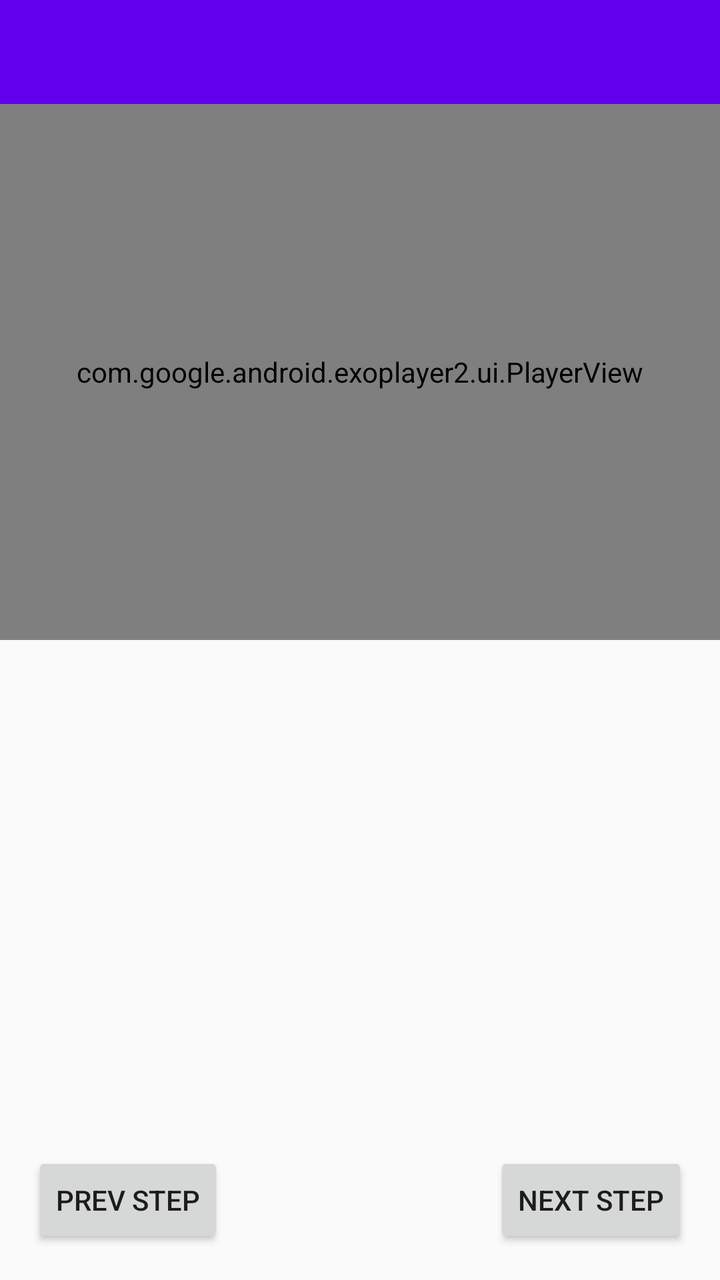
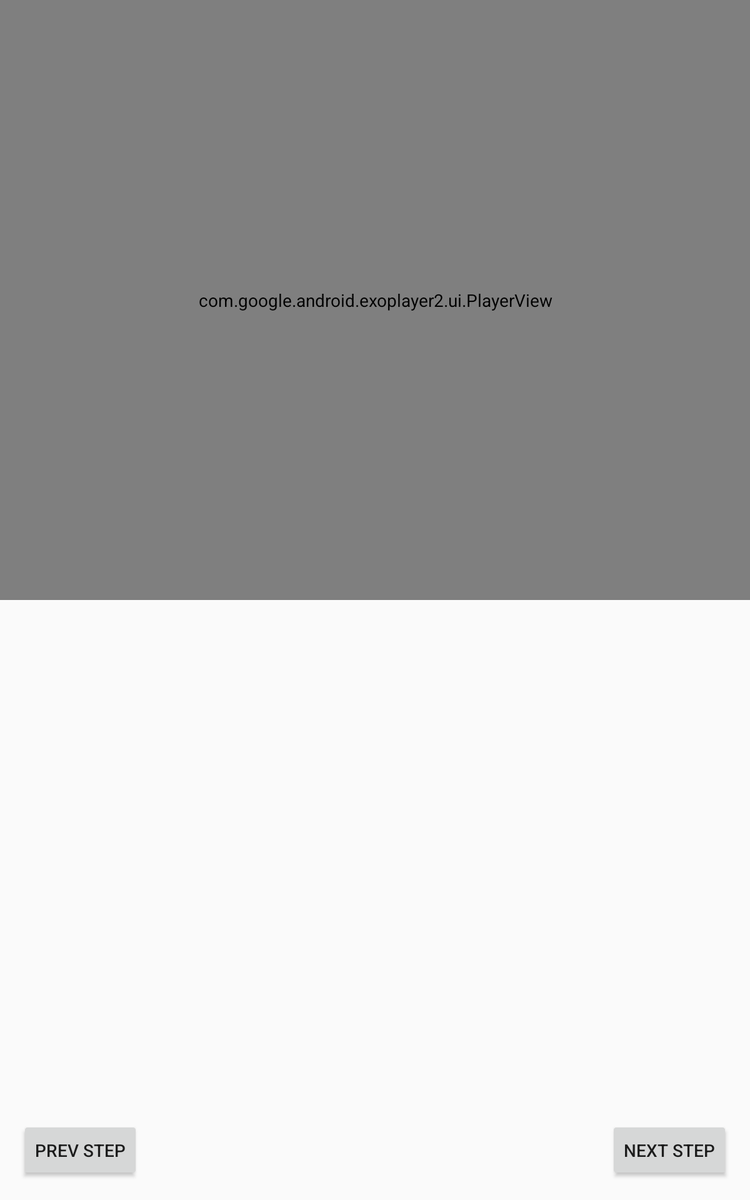

The same Android screen from two of the app's own layout files: first res/layout/ as a phone draws it, then the repository's variant for another configuration, drawn on a device whose configuration selects that folder. Both files follow.
<!-- AndroidManifest.xml: application theme AppTheme -->
<!-- res/layout/fragment_media_player.xml -->
<?xml version="1.0" encoding="utf-8"?>
<android.support.constraint.ConstraintLayout xmlns:android="http://schemas.android.com/apk/res/android"
    xmlns:app="http://schemas.android.com/apk/res-auto"
    xmlns:tools="http://schemas.android.com/tools"
    android:layout_width="match_parent"
    android:layout_height="match_parent"
    tools:context="com.example.android.bakingapp.ui.MainActivity"
    tools:layout_editor_absoluteX="0dp"
    tools:layout_editor_absoluteY="81dp" >

    <android.support.v7.widget.Toolbar
        android:id="@+id/toolbar"
        android:layout_width="match_parent"
        android:layout_height="52dp"
        android:background="?attr/colorPrimary"
        app:layout_constraintTop_toTopOf="parent" />

    <com.google.android.exoplayer2.ui.PlayerView
        android:id="@+id/playerView"
        android:layout_width="0dp"
        android:layout_height="0dp"
        app:layout_constraintBottom_toTopOf="@+id/horizontalHalf"
        app:layout_constraintEnd_toEndOf="parent"
        app:layout_constraintStart_toStartOf="parent"
        app:layout_constraintTop_toBottomOf="@+id/toolbar"
        app:resize_mode="fill" >

    </com.google.android.exoplayer2.ui.PlayerView>

    <android.support.constraint.Guideline
        android:id="@+id/horizontalHalf"
        android:layout_width="0dp"
        android:layout_height="0dp"
        android:orientation="horizontal"
        app:layout_constraintGuide_percent="0.5" />

    <TextView
        android:id="@+id/step_short_description_tv"
        android:layout_width="wrap_content"
        android:layout_height="0dp"
        android:layout_marginEnd="8dp"
        android:layout_marginLeft="8dp"
        android:layout_marginRight="8dp"
        android:layout_marginStart="8dp"
        android:layout_marginTop="16dp"
        android:layout_weight="1"
        app:layout_constraintEnd_toEndOf="parent"
        app:layout_constraintStart_toStartOf="parent"
        app:layout_constraintTop_toTopOf="@+id/horizontalHalf" />


    <TextView
        android:id="@+id/step_instruction_tv"
        android:layout_width="0dp"
        android:layout_height="wrap_content"
        android:layout_marginEnd="8dp"
        android:layout_marginLeft="8dp"
        android:layout_marginRight="8dp"
        android:layout_marginStart="8dp"
        android:layout_marginTop="8dp"
        app:layout_constraintEnd_toEndOf="parent"
        app:layout_constraintHorizontal_bias="0.0"
        app:layout_constraintStart_toStartOf="parent"
        app:layout_constraintTop_toBottomOf="@+id/step_short_description_tv" />

    <Button
        android:id="@+id/btn_prev"
        android:layout_width="wrap_content"
        android:layout_height="wrap_content"
        android:layout_marginBottom="16dp"
        android:layout_marginLeft="16dp"
        android:layout_marginStart="16dp"
        android:text="@string/prev_step_text_btn"
        app:layout_constraintBottom_toBottomOf="parent"
        app:layout_constraintStart_toStartOf="parent" />

    <Button
        android:id="@+id/btn_next"
        android:layout_width="wrap_content"
        android:layout_height="wrap_content"
        android:layout_marginBottom="16dp"
        android:layout_marginEnd="16dp"
        android:layout_marginRight="16dp"
        android:text="@string/next_step_text_btn"
        app:layout_constraintBottom_toBottomOf="parent"
        app:layout_constraintEnd_toEndOf="parent" />

</android.support.constraint.ConstraintLayout>
<!-- resources referenced by this layout -->
<resources>
  <string name="next_step_text_btn">Next Step</string>
  <string name="prev_step_text_btn">Prev Step</string>
  <style name="AppTheme" parent="Theme.AppCompat.Light.DarkActionBar">
          
          <item name="colorPrimary">@color/colorPrimary</item>
          <item name="colorPrimaryDark">@color/colorPrimaryDark</item>
          <item name="colorAccent">@color/colorAccent</item>
          <item name="windowActionBar">false</item>
          <item name="windowNoTitle">true</item>
      </style>
</resources>
<!-- res/layout-sw600dp/fragment_media_player.xml (the repository's variant of the layout above) -->
<!-- drawn on a 7-inch tablet held upright -->
<?xml version="1.0" encoding="utf-8"?>
<android.support.constraint.ConstraintLayout xmlns:android="http://schemas.android.com/apk/res/android"
    xmlns:app="http://schemas.android.com/apk/res-auto"
    xmlns:tools="http://schemas.android.com/tools"
    android:layout_width="match_parent"
    android:layout_height="match_parent"
    tools:context="com.example.android.bakingapp.ui.MainActivity"
    tools:layout_editor_absoluteX="0dp"
    tools:layout_editor_absoluteY="81dp" >

    <android.support.v7.widget.Toolbar
        android:id="@+id/toolbar"
        android:layout_width="match_parent"
        android:layout_height="52dp"
        android:background="?attr/colorPrimary"
        app:layout_constraintTop_toTopOf="parent"
        android:visibility="gone"/>

    <com.google.android.exoplayer2.ui.PlayerView
        android:id="@+id/playerView"
        android:layout_width="0dp"
        android:layout_height="0dp"
        app:layout_constraintBottom_toTopOf="@+id/horizontalHalf"
        app:layout_constraintEnd_toEndOf="parent"
        app:layout_constraintHorizontal_bias="1.0"
        app:layout_constraintStart_toStartOf="parent"
        app:layout_constraintTop_toBottomOf="@+id/toolbar"
        app:layout_constraintVertical_bias="1.0"
        app:resize_mode="fill">

    </com.google.android.exoplayer2.ui.PlayerView>

    <android.support.constraint.Guideline
        android:id="@+id/horizontalHalf"
        android:layout_width="0dp"
        android:layout_height="0dp"
        android:orientation="horizontal"
        app:layout_constraintGuide_percent="0.5" />

    <ImageView
        android:id="@+id/media_image"
        android:layout_width="wrap_content"
        android:layout_height="wrap_content"
        android:layout_marginLeft="16dp"
        android:layout_marginStart="16dp"
        android:layout_marginTop="24dp"
        android:adjustViewBounds="false"
        android:scaleType="centerCrop"
        app:layout_constraintStart_toStartOf="parent"
        app:layout_constraintTop_toBottomOf="@+id/playerView"
        android:contentDescription="@string/imageViewDescription" />

    <TextView
        android:id="@+id/step_short_description_tv"
        android:layout_width="0dp"
        android:layout_height="wrap_content"
        android:layout_marginEnd="8dp"
        android:layout_marginLeft="16dp"
        android:layout_marginRight="8dp"
        android:layout_marginStart="16dp"
        android:layout_marginTop="24dp"
        android:layout_weight="1"
        android:textSize="16sp"
        android:textStyle="bold"
        app:layout_constraintEnd_toEndOf="parent"
        app:layout_constraintStart_toEndOf="@+id/media_image"
        app:layout_constraintTop_toTopOf="@+id/horizontalHalf" />


    <TextView
        android:id="@+id/step_instruction_tv"
        android:layout_width="0dp"
        android:layout_height="wrap_content"
        android:layout_marginEnd="8dp"
        android:layout_marginLeft="8dp"
        android:layout_marginRight="8dp"
        android:layout_marginStart="8dp"
        android:layout_marginTop="16dp"
        app:layout_constraintEnd_toEndOf="parent"
        app:layout_constraintHorizontal_bias="0.0"
        app:layout_constraintStart_toStartOf="parent"
        app:layout_constraintTop_toBottomOf="@+id/step_short_description_tv" />

    <Button
        android:id="@+id/btn_prev"
        android:layout_width="wrap_content"
        android:layout_height="wrap_content"
        android:layout_marginBottom="16dp"
        android:layout_marginLeft="16dp"
        android:layout_marginStart="16dp"
        android:text="@string/prev_step_text_btn"
        app:layout_constraintBottom_toBottomOf="parent"
        app:layout_constraintStart_toStartOf="parent" />

    <Button
        android:id="@+id/btn_next"
        android:layout_width="wrap_content"
        android:layout_height="wrap_content"
        android:layout_marginBottom="16dp"
        android:layout_marginEnd="16dp"
        android:layout_marginRight="16dp"
        android:text="@string/next_step_text_btn"
        app:layout_constraintBottom_toBottomOf="parent"
        app:layout_constraintEnd_toEndOf="parent" />

</android.support.constraint.ConstraintLayout>
<!-- resources referenced by the variant -->
<!-- as a 7-inch tablet held upright resolves them -->
<resources>
  <string name="imageViewDescription">Thumbnail image</string>
  <string name="next_step_text_btn">Next Step</string>
  <string name="prev_step_text_btn">Prev Step</string>
  <style name="AppTheme" parent="Theme.AppCompat.Light.DarkActionBar">
          
          <item name="colorPrimary">@color/colorPrimary</item>
          <item name="colorPrimaryDark">@color/colorPrimaryDark</item>
          <item name="colorAccent">@color/colorAccent</item>
          <item name="windowActionBar">false</item>
          <item name="windowNoTitle">true</item>
      </style>
</resources>
